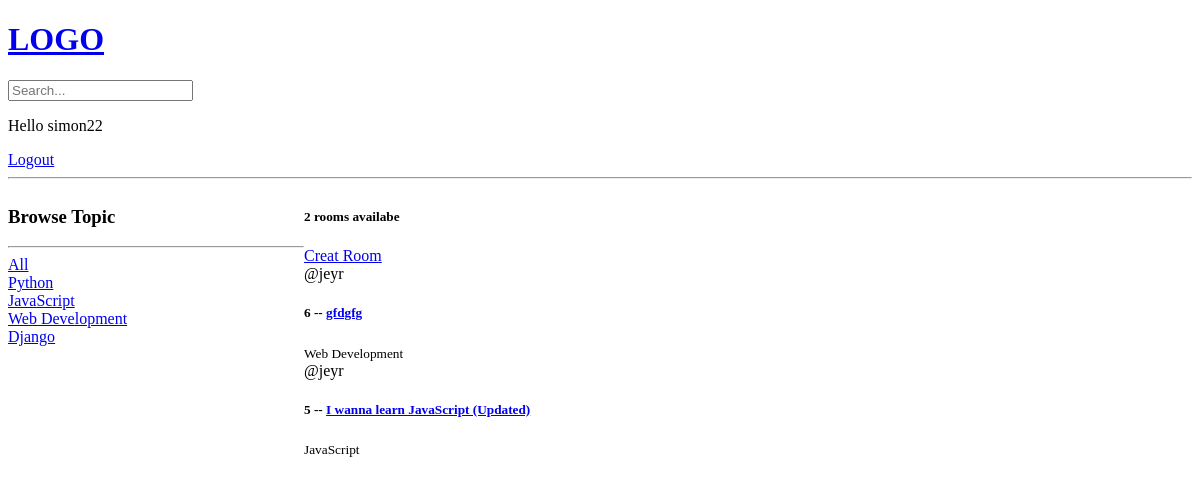
The page / (signed in) on the database as committed earlier.
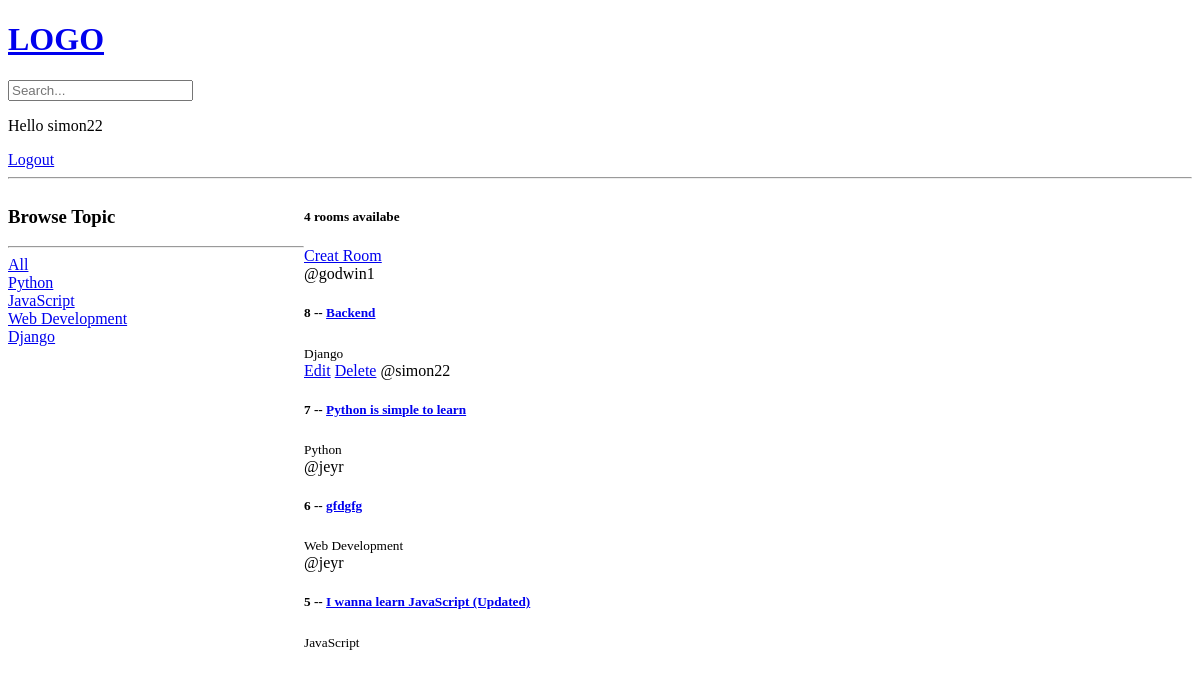
The same page on the database as committed later.
### base/models.py (models this page shows, shortened)
class Topic(models.Model):
    name = models.CharField(max_length=200)

class Room(models.Model):
    host = models.ForeignKey(User, on_delete=models.SET_NULL, null=True)
    topic = models.ForeignKey(Topic, on_delete=models.SET_NULL, null=True)
    name = models.CharField(max_length=200)
    description = models.TextField(null=True, blank=True)
    participants = models.ManyToManyField(User, related_name='participants', blank=True)
    created = models.DateTimeField(auto_now_add=True)
    updated = models.DateTimeField(auto_now=True)
    class Meta:
        ordering = ['-updated', '-created']

### base/views.py (the view)
# urls.py: path('', views.home, name='home'),
def home(request):
    q = request.GET.get('q') if request.GET.get('q') != None else ''
    rooms = Room.objects.filter(
        Q(topic__name__icontains=q) |
        Q(name__icontains=q) |
        Q(description__icontains=q)
    ).order_by('-updated', '-created')
    topics = Topic.objects.all()
    room_count = rooms.count()
    context = {'rooms': rooms, 'topics': topics, 'room_count': room_count}
    return render(request, 'base/home.html', context)

### base/templates/base/home.html (shortened to what this page needs)
{% extends 'main.html' %} {% block content %}
<div class="home-container">
  <div>
    <h3>Browse Topic</h3>
    <hr />
    <div>
      <a href="{% url 'home' %}">All</a>
    </div>
    {% for topic in topics %}
    <div>
      <a href="{% url 'home' %}?q={{topic.name}}">{{topic.name}}</a>
    </div>
    {% endfor %}
  </div>
  <div>
    <h5>{{room_count}} rooms availabe</h5>
    <a href="{% url 'create-room' %} ">Creat Room</a>
    <div>
      {%for room in rooms %}
      <div>
        {% if request.user == room.host %}
        <a href="{% url 'update-room' room.id %}">Edit</a>
        <a href="{% url 'delete-room' room.id %}">Delete</a>
        {% endif %}
        <span>@{{room.host.username}}</span>
        <h5>
          {{ room.id }} --
          <a href="{% url 'room' room.id %}">{{ room.name }}</a>
        </h5>
        <small>{{room.topic.name}}</small>
      </div>
      {% endfor %}
    </div>
  </div>
</div>
{% endblock %}

Rows that differ between the two databases and show on the page:
added Room: host.username "godwin1", id "8", name "Backend", topic.name "Django"
added Room: shows "Edit", host.username "simon22", id "7", name "Python is simple to learn", topic.name "Python"
Other text that changed with them:
{{ room_count }}: "2" → "4"
